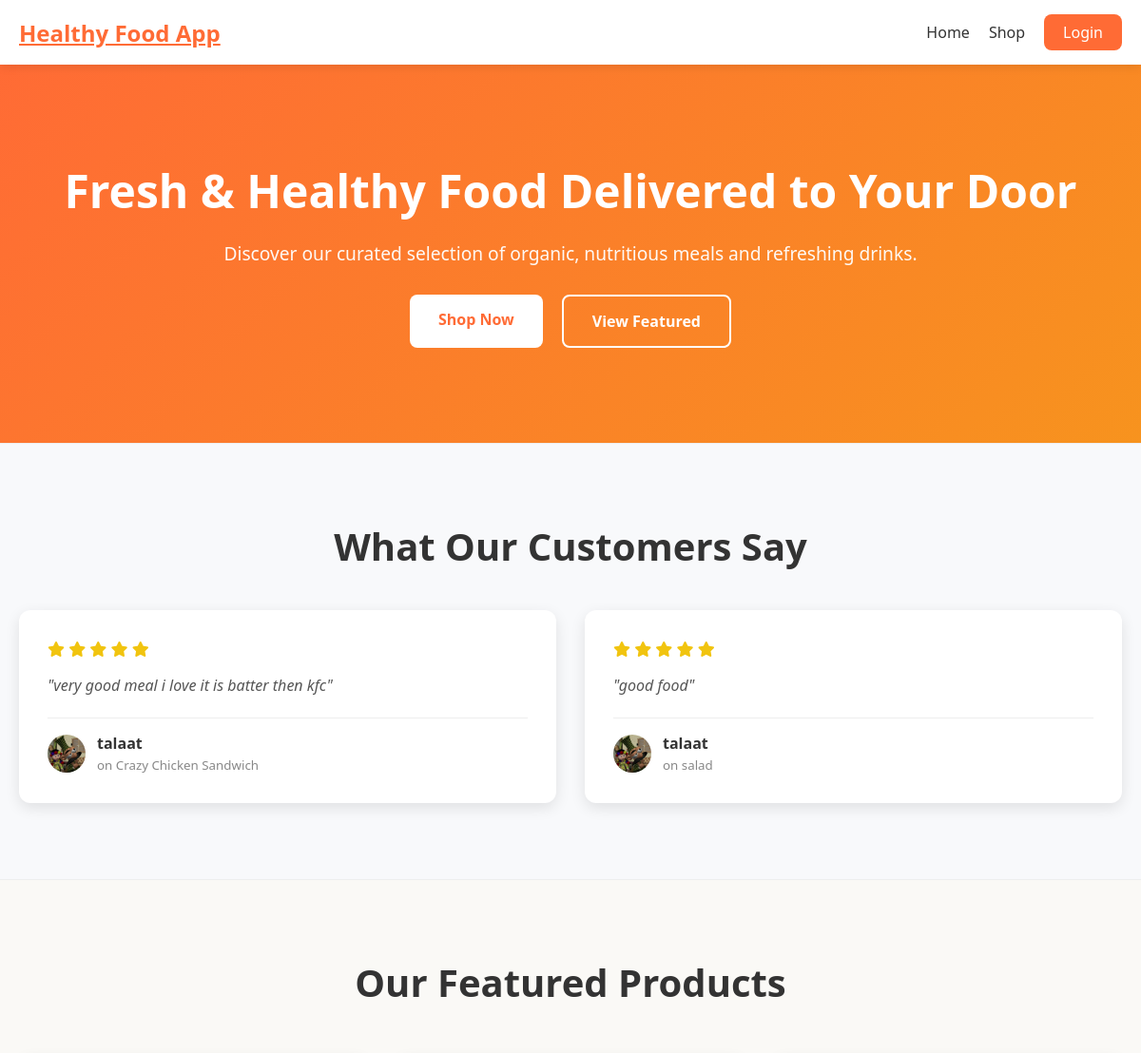
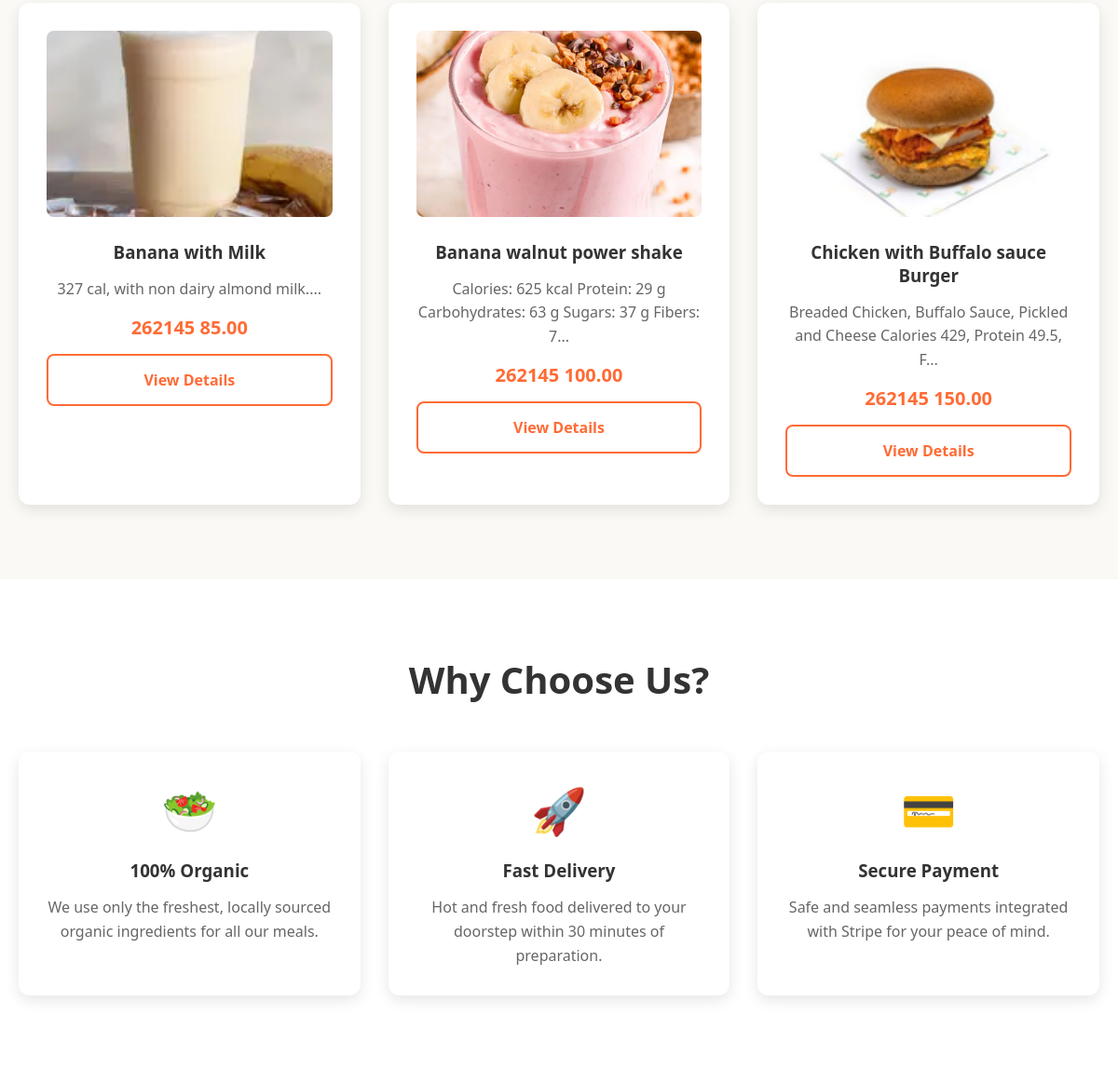
Screenshot of /index1.php with the database file from the repository (2 pictures, top to bottom).
### tables this page shows
CREATE TABLE `reviews` (
  `id` int(11) NOT NULL,
  `user_id` int(11) NOT NULL,
  `product_id` int(11) NOT NULL,
  `rating` int(11) NOT NULL,
  `comment` text DEFAULT NULL,
  `created_at` datetime DEFAULT current_timestamp()
);

CREATE TABLE `users` (
  `id` int(11) NOT NULL,
  `username` varchar(50) NOT NULL,
  `email` varchar(100) NOT NULL,
  `password` varchar(255) NOT NULL,
  `role` enum('customer','admin') NOT NULL DEFAULT 'customer',
  `twofa_method` enum('none','totp','email') NOT NULL DEFAULT 'none',
  `created_at` datetime NOT NULL DEFAULT current_timestamp(),
  `updated_at` datetime NOT NULL DEFAULT current_timestamp(),
  `is_verified` tinyint(1) DEFAULT 0,
  `avatar` varchar(255) DEFAULT NULL,
  `age` int(11) DEFAULT NULL,
  `weight` decimal(5,2) DEFAULT NULL,
  `height` decimal(5,2) DEFAULT NULL,
  `gender` varchar(20) DEFAULT NULL,
  `phone` varchar(20) DEFAULT NULL
);

CREATE TABLE `products` (
  `id` int(11) NOT NULL,
  `name` varchar(150) NOT NULL,
  `description` text DEFAULT NULL,
  `price` decimal(10,2) NOT NULL,
  `stock` int(11) NOT NULL DEFAULT 0,
  `image_path` varchar(255) DEFAULT NULL,
  `type` enum('food','drink') NOT NULL,
  `status` enum('active','archived') NOT NULL DEFAULT 'active',
  `created_at` datetime DEFAULT current_timestamp(),
  `updated_at` datetime DEFAULT current_timestamp()
);

### config.php (called while the page is built, shortened)
<?php
function getImageUrl($url)
{
    return $url;
}
function isLoggedIn(): bool
{
    return isset($_SESSION['user_id']);
}
?>

### index1.php (the view, shortened to what this page needs)
<?php
include __DIR__ . '/header.php';
$featured = $conn->query("SELECT * FROM products WHERE status = 'active' AND stock > 0 ORDER BY created_at DESC LIMIT 3");
$reviews = $conn->query("
    SELECT r.*, u.username, u.avatar, p.name as product_name
    FROM reviews r
    JOIN users u ON r.user_id = u.id
    JOIN products p ON r.product_id = p.id
    WHERE r.rating = 5
    ORDER BY r.created_at DESC
    LIMIT 3
");
?>
<section class="hero">
    <div class="hero-content">
        <h1>Fresh & Healthy Food Delivered to Your Door</h1>
        <p>Discover our curated selection of organic, nutritious meals and refreshing drinks.</p>
        <div class="hero-buttons">
            <a href="shop.php" class="btn-primary">Shop Now</a>
            <a href="#featured" class="btn-secondary">View Featured</a>
        </div>
    </div>
</section>
<section class="features" style="background: #f8f9fb; border-top: 1px solid #eee; border-bottom: 1px solid #eee;">
    <div class="container">
        <h2 style="margin-bottom: 40px;">What Our Customers Say</h2>
        <div class="features-grid">
            <?php if ($reviews && $reviews->num_rows > 0): ?>
                <?php while ($review = $reviews->fetch_assoc()): ?>
                    <div class="feature-card" style="text-align: left; padding: 30px;">
                        <div style="color: #f1c40f; margin-bottom: 15px;">
                            <?php for ($i = 0; $i < 5; $i++): ?>
                                <i class="fas fa-star"></i>
                            <?php endfor; ?>
                        </div>
                        <p style="font-style: italic; color: #555; line-height: 1.6; margin-bottom: 20px;">
                            "<?php echo htmlspecialchars($review['comment']); ?>"
                        </p>
                        <div
                            style="display: flex; align-items: center; gap: 12px; border-top: 1px solid #eee; padding-top: 15px;">
                            <?php if (!empty($review['avatar']) && $review['avatar'] !== 'assets/images/default_avatar.png'): ?>
                                <img src="<?php echo htmlspecialchars($review['avatar']); ?>" alt="Avatar"
                                    style="width: 40px; height: 40px; border-radius: 50%; object-fit: cover;">
                            <?php endif; ?>
                            <div>
                                <h4 style="margin: 0; font-size: 1rem; color: #333;">
                                    <?php echo htmlspecialchars($review['username']); ?></h4>
                                <small style="color: #888;">on <?php echo htmlspecialchars($review['product_name']); ?></small>
                            </div>
                        </div>
                    </div>
                <?php endwhile; ?>
            <?php endif; ?>
        </div>
    </div>
</section>
<section class="features" id="featured">
    <div class="container">
        <h2>Our Featured Products</h2>
        <div class="features-grid">
            <?php if ($featured->num_rows > 0): ?>
                <?php while ($product = $featured->fetch_assoc()): ?>
                    <div class="feature-card">
                        <img src="<?php echo getImageUrl($product['image_path']) ?: 'assets/images/placeholder-300x300.png'; ?>"
                            alt="<?php echo htmlspecialchars($product['name']); ?>"
                            style="width: 100%; height: 200px; object-fit: cover; border-radius: 8px; margin-bottom: 20px;">
                        <h3>
                            <?php echo htmlspecialchars($product['name']); ?>
                        </h3>
                        <p>
                            <?php echo substr(htmlspecialchars($product['description']), 0, 80) . '...'; ?>
                        </p>
                        <div style="margin-top: 15px; font-weight: 700; color: #ff6b35; font-size: 1.25rem;">
                            <?php echo CURRENCY_SYMBOL; ?>         <?php echo number_format($product['price'], 2); ?>
                        </div>
                        <a href="product.php?id=<?php echo $product['id']; ?>" class="btn-secondary"
                            style="display: block; margin-top: 15px; border-color: #ff6b35; color: #ff6b35;">View Details</a>
                    </div>
                <?php endwhile; ?>
            <?php else: ?>
                <p style="text-align: center; grid-column: 1/-1;">No products found. Start by adding some in the admin
                    panel!</p>
            <?php endif; ?>
        </div>
    </div>
</section>
<section class="features" style="background: white;">
    <div class="container">
        <h2>Why Choose Us?</h2>
        <div class="features-grid">
            <div class="feature-card">
                <div class="feature-icon">🥗</div>
                <h3>100% Organic</h3>
                <p>We use only the freshest, locally sourced organic ingredients for all our meals.</p>
            </div>
            <div class="feature-card">
                <div class="feature-icon">🚀</div>
                <h3>Fast Delivery</h3>
                <p>Hot and fresh food delivered to your doorstep within 30 minutes of preparation.</p>
            </div>
            <div class="feature-card">
                <div class="feature-icon">💳</div>
                <h3>Secure Payment</h3>
                <p>Safe and seamless payments integrated with Stripe for your peace of mind.</p>
            </div>
        </div>
    </div>
</section>
</main>
</body>
</html>

### header.php (shortened to what this page needs)
<?php require_once __DIR__ . '/init.php'; ?>
<!DOCTYPE html>
<html lang="en">
<head>
    <link rel="stylesheet" href="/app/assets/css/styles.css">
    <link rel="stylesheet" href="https://cdnjs.cloudflare.com/ajax/libs/font-awesome/6.0.0/css/all.min.css">
</head>
<body>
    <nav class="navbar">
        <div class="nav-container">
            <a href="/app/index1.php" class="logo">
                <?php echo SITE_NAME; ?>
            </a>
            <div class="nav-links">
                <a href="/app/index1.php">Home</a>
                <a href="/app/shop.php">Shop</a>
                <?php if (isLoggedIn()): ?>
                    <a href="/app/cart.php" class="cart-link">
                        <i class="fas fa-shopping-cart"></i>
                        <span class="cart-count">
                            <?php echo getCartCount($conn); ?>
                        </span>
                    </a>
                    <a href="/app/profile.php">Profile</a>
                    <a href="/app/recommendations.php">Recommendations</a>
                    <a href="/app/kcal_tracking.php">Kcal Tracking</a>
                    <a href="/app/chat.php">Chatbot</a>
                    <?php if (isAdmin()): ?>
                        <a href="/app/admin/Dashboard.php" class="btn-admin">Admin</a>
                    <?php endif; ?>
                    <a href="/app/logout.php">Logout</a>
                <?php else: ?>
                    <a href="/app/login.php" class="btn-login">Login</a>
                <?php endif; ?>
            </div>
        </div>
    </nav>
    <main class="main-content">

### assets/css/styles.css (style rules this page uses)
* { margin: 0; padding: 0; box-sizing: border-box; }
body { font-family: 'Segoe UI', Tahoma, Geneva, Verdana, sans-serif; margin: 0; padding: 0; min-height: 100vh; background: #f5f5f5; }
.container { width: 100%; max-width: 450px; margin: 0 auto; position: relative; z-index: 1; }
.navbar { background: white; box-shadow: 0 2px 10px rgba(0, 0, 0, 0.1); padding: 15px 0; position: sticky; top: 0; z-index: 1000; }
.nav-container { max-width: 1200px; margin: 0 auto; padding: 0 20px; display: flex; justify-content: space-between; align-items: center; }
.logo { font-size: 1.5rem; font-weight: 700; color: #ff6b35; }
.nav-links { display: flex; gap: 20px; align-items: center; }
.nav-links a { text-decoration: none; color: #333; font-weight: 500; transition: color 0.3s; }
.btn-login { background: #ff6b35; color: white !important; padding: 8px 20px; border-radius: 8px; }
.hero { background: linear-gradient(135deg, #ff6b35 0%, #f7931e 100%); color: white; padding: 100px 20px; text-align: center; }
.hero-content h1 { font-size: 3rem; margin-bottom: 20px; }
.hero-content p { font-size: 1.2rem; margin-bottom: 30px; opacity: 0.95; }
.hero-buttons { display: flex; gap: 20px; justify-content: center; flex-wrap: wrap; }
.btn-primary, .btn-secondary { padding: 15px 30px; border-radius: 8px; text-decoration: none; font-weight: 600; transition: all 0.3s; }
.btn-primary { background: white; color: #ff6b35; }
.btn-secondary { background: transparent; color: white; border: 2px solid white; }
.features { padding: 80px 20px; background: #faf9f6; }
.container { max-width: 1200px; margin: 0 auto; }
.features h2 { text-align: center; font-size: 2.5rem; margin-bottom: 50px; color: #333; }
.features-grid { display: grid; grid-template-columns: repeat(auto-fit, minmax(250px, 1fr)); gap: 30px; }
.feature-card { background: white; padding: 30px; border-radius: 12px; text-align: center; box-shadow: 0 5px 15px rgba(0, 0, 0, 0.1); transition: transform 0.3s; }
.feature-icon { font-size: 3rem; margin-bottom: 20px; }
.feature-card h3 { color: #333; margin-bottom: 15px; }
.feature-card p { color: #666; line-height: 1.6; }

### rows the page displays
reviews: comment "very good meal i love it is batter then kfc", user.avatar (picture), user.username "talaat", product.name "Crazy Chicken Sandwich"
reviews: comment "good food", user.avatar (picture), user.username "talaat", product.name "salad"
products: image_path (picture), name "Banana with Milk", description "327 cal, with non dairy almond milk.", price "85.00"
products: image_path (picture), name "Banana walnut power shake", description "Calories: 625 kcal Protein: 29 g Carbohydrates: 63 g Sugars: 37 g Fibers: 7", price "100.00"
products: image_path (picture), name "Chicken with Buffalo sauce Burger", description "Breaded Chicken, Buffalo Sauce, Pickled and Cheese Calories 429, Protein 49.5, F", price "150.00"

### other values shown
SITE_NAME "Healthy Food App"
